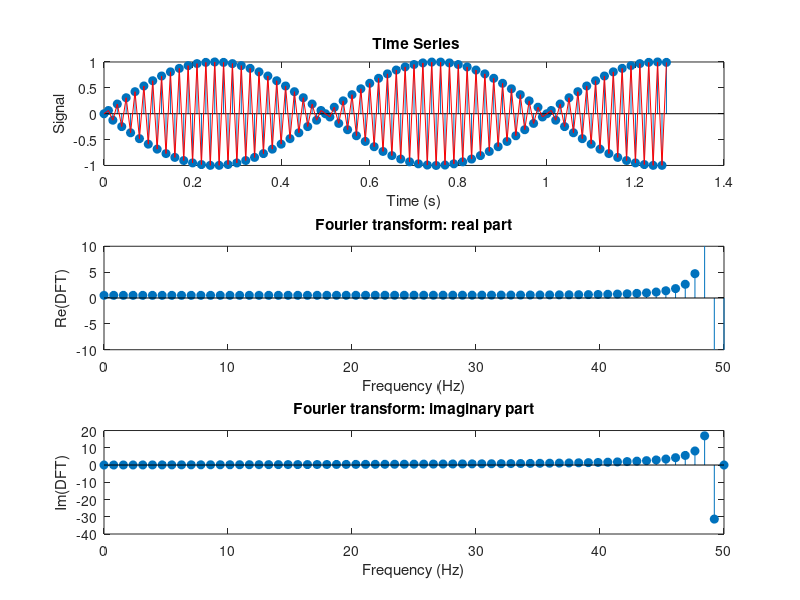

Here is the MATLAB script that generated this plot:
fs = 100;               % Sample frequency (Hz)
n = 128;                % Number of samples
t = (0:(n-1))/fs;       % Create time vector
x = sin(2*pi*49*t);     % Create timeseries
 
% Take Fourier Transform
y = fft(x);             % Discrete Fourier Transform
f = (0:n-1)*(fs/n);     % Construct frequency axis

% Display max value, index, and corresponding frequency
[maxval,index] = max(abs(y));
disp(y(index))
fprintf('index = %1.f\nf = %1.4f\n', index-1, f(index))

%Plot
subplot(3,1,1)
stem(t,x,'filled')
hold on
plot(t,x,'r')
xlabel('Time (s)'); ylabel('Signal')
title('{\bf Time Series}')
hold off
subplot(3,1,2) 
stem(f(1:n/2+1),real(y(1:n/2+1)),'filled') 
xlabel('Frequency (Hz)')
ylabel('Re(DFT)'); ylim([-10 10])
title('Fourier transform: real part') 
subplot(3,1,3) 
stem(f(1:n/2+1),imag(y(1:n/2+1)),'filled') 
xlabel('Frequency (Hz)'); ylabel('Im(DFT)')
title('Fourier transform: imaginary part')
